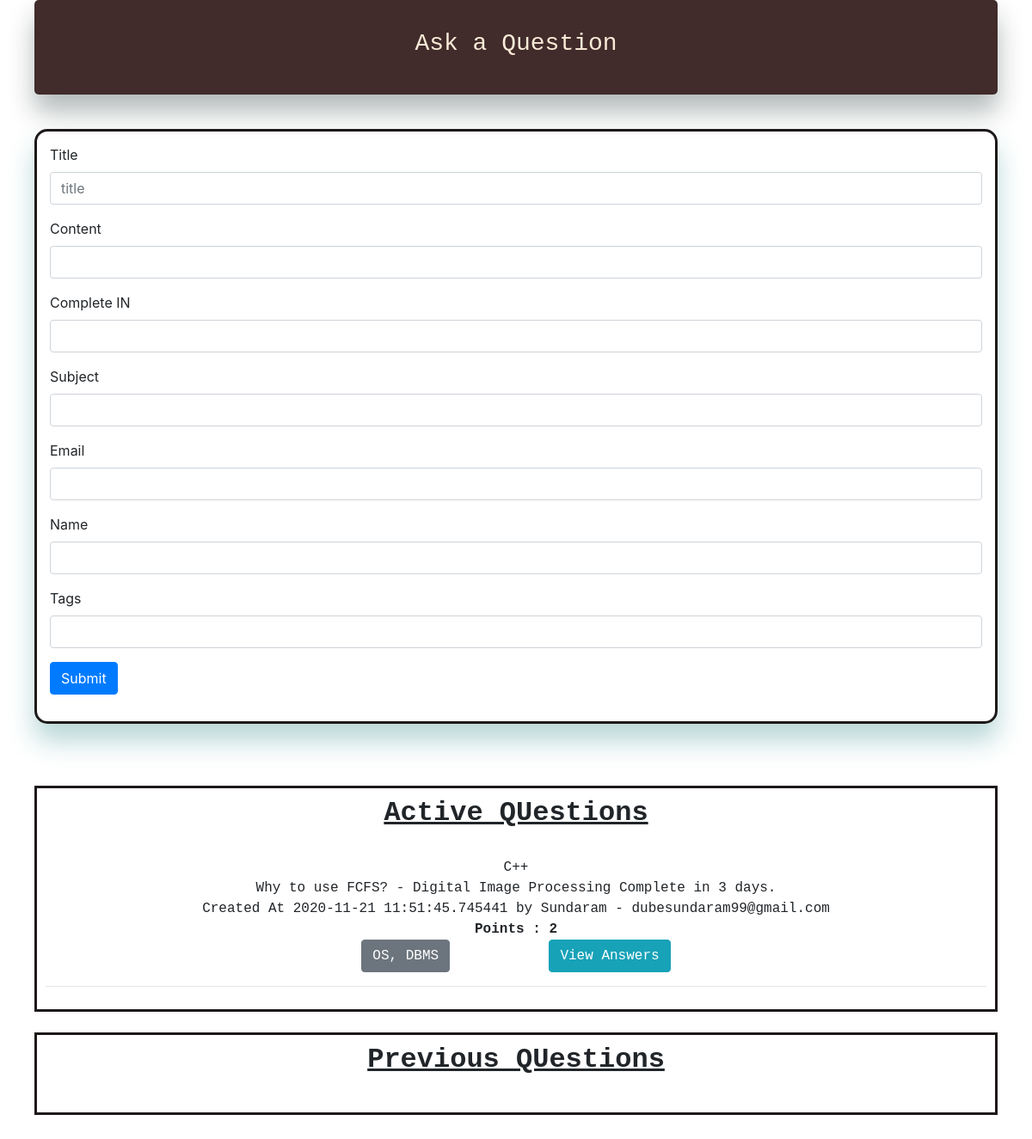
The app's page /all-questions, older data.
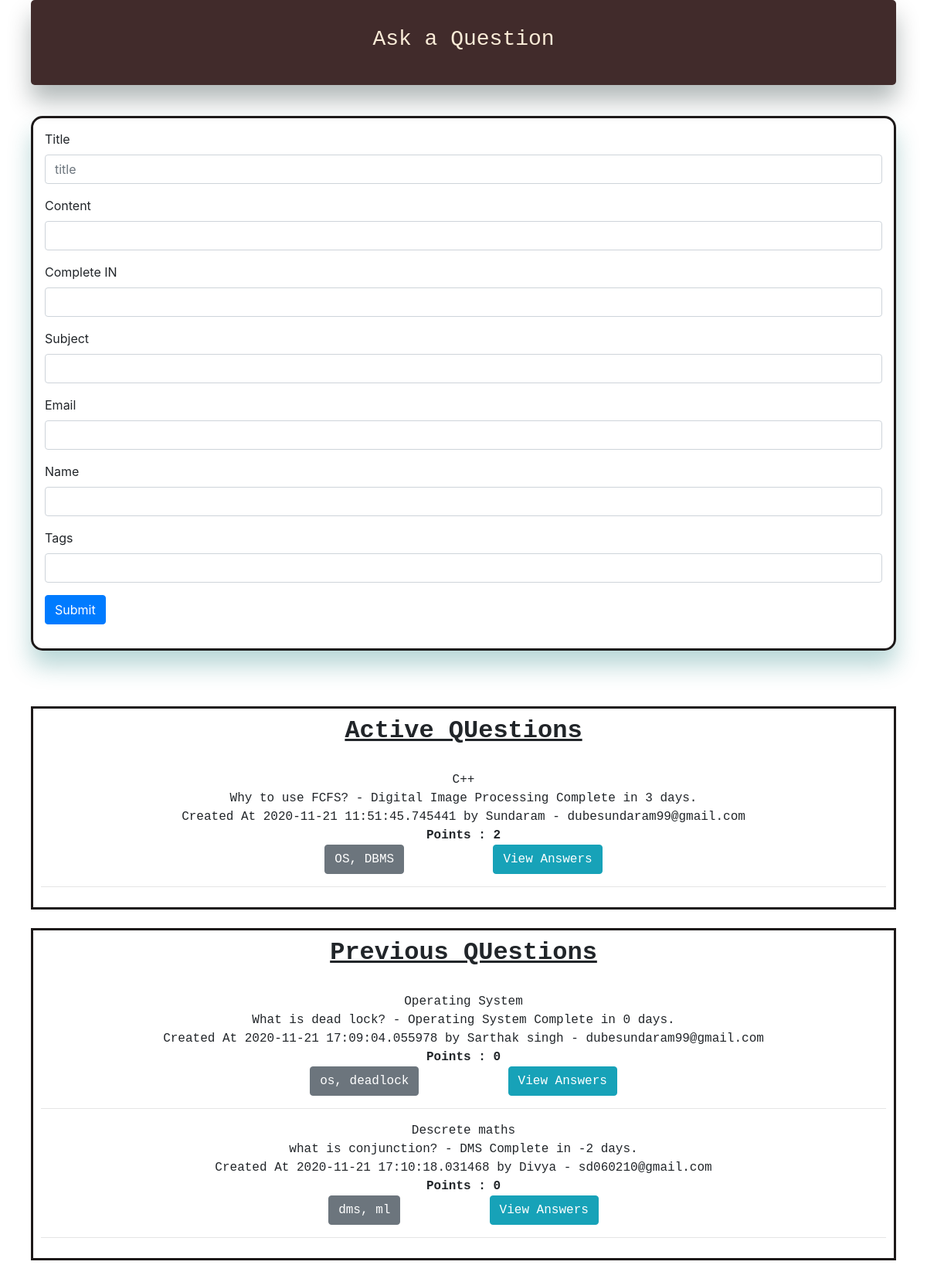
The same page, newer data.
### app.py (models this page shows, shortened)
class Todo(db.Model):
	id = db.Column(db.Integer, primary_key=True)
	title = db.Column(db.String(200), nullable=False)
	content = db.Column(db.String(2000), nullable=False)
	subject = db.Column(db.String(100))
	complete_in = db.Column(db.Integer, default=0)
	date_create = db.Column(db.DateTime, default=datetime.utcnow)
	email = db.Column(db.String(50))
	name = db.Column(db.String(100))
	tags = db.Column(db.String(100))
	points = db.Column(db.Integer(), default=0)

### app.py (the view)
@app.route('/all-questions', methods=['GET', 'POST'])
def allQuestions():
	if request.method == "POST":
		title = request.form["title"]
		task_content = request.form['content']
		complete_in = request.form["completetime"]
		subject = request.form["subject"]
		email= request.form["email"]
		name = request.form["std_name"]
		tags = request.form["tags"]
		new_task = Todo(title=title,content=task_content,subject=subject,complete_in=complete_in,email=email, name=name, tags=tags)
		try:
			db.session.add(new_task)
			db.session.commit()
			return redirect('/all-questions')
		except:
			return "there was an error in adding your task"
	else:
		tasks = Todo.query.order_by(Todo.date_create).all()
		new_tasks = []
		previous_tasks = []
		for i in tasks:
			if i.date_create + timedelta(days=i.complete_in) >  datetime.utcnow():
				new_tasks.append(i)
			else:
				previous_tasks.append(i)
		return render_template('allquestions.html', tasks=new_tasks, previous_tasks = previous_tasks)

### templates/allquestions.html (shortened to what this page needs)
{% include "base.html" %}
<Div style=" max-width: 70rem; margin: auto; margin-bottom: 5vh; background-color: rgb(65, 43, 43); color: antiquewhite; box-shadow: 0 20px 30px 0 rgba(1, 24, 24, 0.3);
    padding: 10px;
    border: inherit;
    border-radius: 5px;" class="heading">
  <h3 style="padding-top: 3vh; padding-bottom: 3vh; text-align: center; font-family: monospace;" > Ask a Question </h3>
</Div>
<div style="width: 100%;
    height: auto;
    max-width: 70rem;
    margin: auto; border: 3px solid rgb(29, 25, 25); border-radius: 15px;
box-shadow: 0 20px 30px 0 rgba(23, 121, 121, 0.3);">
<form style="padding: 15px 15px 15px 15px;" action="/all-questions" method="POST">
    <div class="form-group">
    <label for="exampleInputEmail1">Title</label>
    <input type="text" class="form-control" name="title" aria-describedby="emailHelp" placeholder="title" required="true">
  </div>
  <div class="form-group">
    <label for="exampleInputPassword1">Content</label>
    <input type="text" class="form-control" name="content" required="true">
  </div>
  <div class="form-group">
    <label for="exampleInputPassword1">Complete IN</label>
    <input type="number" class="form-control" name="completetime" required="true">
  </div>
  <div class="form-group">
    <label for="exampleInputPassword1">Subject</label>
    <input type="text" class="form-control" name="subject" required="true">
  </div>
  <div class="form-group">
    <label for="exampleInputPassword1">Email</label>
    <input type="text" class="form-control" name="email" required="true">
  </div>
  <div class="form-group">
    <label for="exampleInputPassword1">Name</label>
    <input type="text" class="form-control" name="std_name" required="true">
  </div>
  <div class="form-group">
    <label for="exampleInputPassword1">Tags</label>
    <input type="text" class="form-control" name="tags" required="true">
  </div>
  <button type="submit" class="btn btn-primary">Submit</button>
</form>
</div>
<div style="margin-top: 10vh;
    width: 100%;
    height: auto;
    max-width: 70rem;
    margin: auto; border: 3px solid rgb(29, 25, 25);
text-align: center; align-items: center;
font-family: monospace;">
<div style="padding: 10px 10px 10px 10px;">
<h2><b><u>Active QUestions</u></b></h2><br>
{% for i in tasks %}
    {{i.title}} <br>
    {{i.content}} - {{i.subject}}
    Complete in {{i.complete_in}} days.
    <br> Created At {{i.date_create}} by {{i.name}} - {{i.email}}<br>
    <b>Points : {{i.points}}</b>
    <br>
  <button type="button" class="btn btn-secondary">{{i.tags}}</button>
    &nbsp;&nbsp;&nbsp;&nbsp;&nbsp;&nbsp;&nbsp;&nbsp;&nbsp;&nbsp;&nbsp;<a class="btn btn-info" href="/detail/{{i.id}}">View Answers</a>
    <br><hr>
{% endfor %}
</div>
</div>
<div style="margin-top: 10vh;
    width: 100%;
    height: auto;
    max-width: 70rem;
    margin: auto; border: 3px solid rgb(29, 25, 25);
text-align: center; align-items: center;
font-family: monospace;">
<div style="padding: 10px 10px 10px 10px;">
<h2><b><u>Previous QUestions</u></b></h2><br>
{% for i in previous_tasks %}
    {{i.title}} <br>
    {{i.content}} - {{i.subject}}
    Complete in {{i.complete_in}} days.
    <br> Created At {{i.date_create}} by {{i.name}} - {{i.email}}<br>
    <b>Points : {{i.points}}</b>
    <br>
  <button type="button" class="btn btn-secondary">{{i.tags}}</button>
    &nbsp;&nbsp;&nbsp;&nbsp;&nbsp;&nbsp;&nbsp;&nbsp;&nbsp;&nbsp;&nbsp;<a class="btn btn-info" href="/detail/{{i.id}}">View Answers</a>
    <br><hr>
{% endfor %}
</div>
</div>

Row changes from the older to the newer data that the page shows:
added Todo: title "Operating System", content "What is dead lock?", subject "Operating System", complete_in "0", date_create "2020-11-21 17:09:04.055978", name "Sarthak singh", email "dubesundaram99@gmail.com", points "0", tags "os, deadlock"
added Todo: title "Descrete maths", content "what is conjunction?", subject "DMS", complete_in "-2", date_create "2020-11-21 17:10:18.031468", name "Divya", email "sd060210@gmail.com", points "0", tags "dms, ml"
